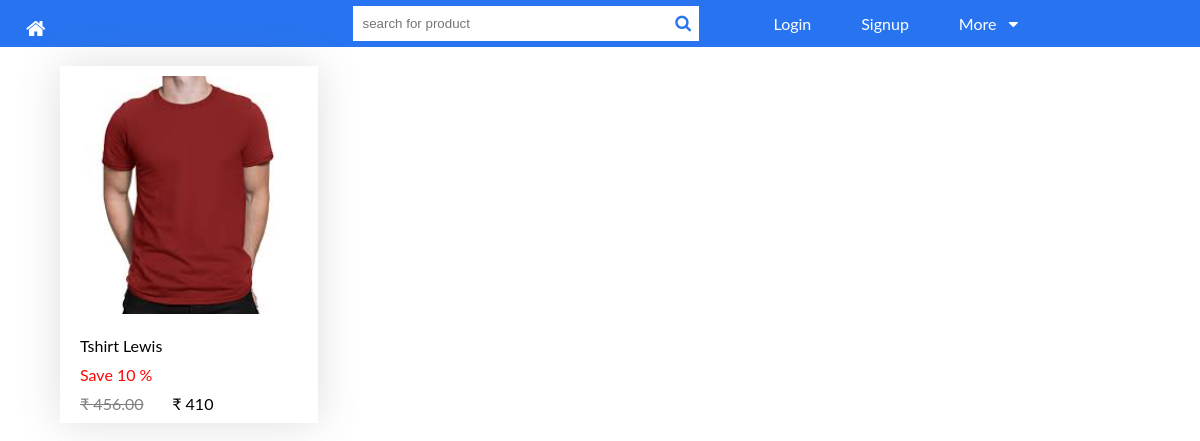
Screenshot of /main-category/1/ with the database file from the repository.
### Eshop/models.py (models this page shows, shortened)
class Product(models.Model):
    STATUS = (
        ('True','True'),
        ('False','False')
    )
    VARIANTS = (
        ('None','None'),
        ('Size','Size'),
        ('Color','Color'),
        ('Size-Color','Size-Color')
    )
    id = models.AutoField(primary_key=True)
    subcategoryvariant = models.ForeignKey(SubCategoriesVariant,on_delete=models.CASCADE)
    title = models.CharField(max_length=200)
    keywords = models.CharField(max_length=200)
    description = models.TextField()
    price = models.DecimalField(max_digits=10,decimal_places=2,default=0)
    discount = models.IntegerField(default=0)
    quantity = models.IntegerField(default=1)
    detail = RichTextField(null=False,blank=False)
    color = models.ForeignKey(Color,on_delete=models.CASCADE,null=True,blank=True,default=None)
    size = models.ForeignKey(Size,on_delete=models.CASCADE,null=True,blank=True,default=None)
    slug = models.SlugField(null=False,blank=False,unique=True)
    variant = models.CharField(max_length=20,choices=VARIANTS,default='None')
    status = models.CharField(max_length=10,choices=STATUS)
    created_at = models.DateTimeField(auto_now_add=True)
    updated_at = models.DateTimeField(auto_now_add=True)

class ProductMedia(models.Model):
    id = models.AutoField(primary_key=True)
    product = models.ForeignKey(Product,on_delete=models.CASCADE)
    image = models.ImageField(upload_to='products/',null=True,blank=True)

class ProductVariant(models.Model):
    id = models.AutoField(primary_key=True)
    title = models.CharField(max_length=100,null=True,blank=True)
    product = models.ForeignKey(Product,on_delete=models.CASCADE)
    color = models.ForeignKey(Color,on_delete=models.CASCADE,null=True,blank=True)
    size = models.ForeignKey(Size,on_delete=models.CASCADE,null=True,blank=True)
    quantity = models.IntegerField(default=1)
    price = models.DecimalField(max_digits=12,decimal_places=2,default=0)
    discount = models.IntegerField(default=0)

### Eshop/views.py (the view)
# urls.py: path('main-category/<int:pk>/',views.MainCategory,name='main-category'),
def MainCategory(request,pk):
    product = Product.objects.filter(subcategoryvariant__subcategory__category__id=pk)
    return render(request,'category.html',{'products':product})

### Eshop/templatetags/customfilters.py (called while the page is built)
@register.filter(name='sale_price')
def sale_price(original_price,discount):
    return floor(original_price - (original_price*discount/100))

### Eshop/templates/category.html (shortened to what this page needs)
{% load static %}
{% load customfilters %}
<!DOCTYPE html>
<html lang="en">
<head>
    <link rel="stylesheet" href="{% static 'css/category.css' %}">
</head>
<body>
    {% include 'nav.html' %}
    <br>
    <div class="category-content">
        {% for product in products %}
        {% if product.variant != 'None' %}
            <a href="{% url 'product_detail' product.id product.slug %}">
                <div class="item">
                    <img src="{{ product.productmedia_set.all.first.image.url }}" alt="">
                    <br><br>
                    <p class="title">{{ product.title }}</p>
                    <p class="discount">Save {{ product.productvariant_set.all.first.discount }} %</p>
                    <span class="delete">
                        <del>₹ {{ product.productvariant_set.all.first.price }}</del>
                        <span style="color:black;">₹ {{ product.productvariant_set.all.first.price|sale_price:product.productvariant_set.all.first.discount }}</span>
                    </span>
                </div>
            </a>
        {% endif %}
        {% endfor %}
    </div>
</body>
</html>

### static/css/category.css (style rules this page uses)
.category-content { width:90%; margin: auto; display:grid; grid-gap:1rem; grid-template-columns: repeat(4,3fr); }
a { text-decoration:none; color:black; }
.item { padding:10px; box-shadow: 0px 0px 40px 0px rgba(99, 91, 91, 0.2); }
.item img { width:100%; height:auto; }
.item .title { font:bold; margin-left: 10px; }
.item .discount { font:normal; margin:10px 10px 10px 10px; color:red; }
.item .delete { margin-left: 10px; font: bold; color:grey; }

### static/css/navigation.css (style rules this page uses)
* { margin: 0; padding: 0; }
* { box-sizing: border-box; }
body { font-family: "Lato", sans-serif; }
a { text-decoration: none; color: black; }

### rows the page displays
Product: productmedia_set.all.first.image (picture), title "Tshirt Lewis", productvariant_set.all.first.discount "10", productvariant_set.all.first.price "456.00", productvariant_set.all.first.price|sale_price "410"
